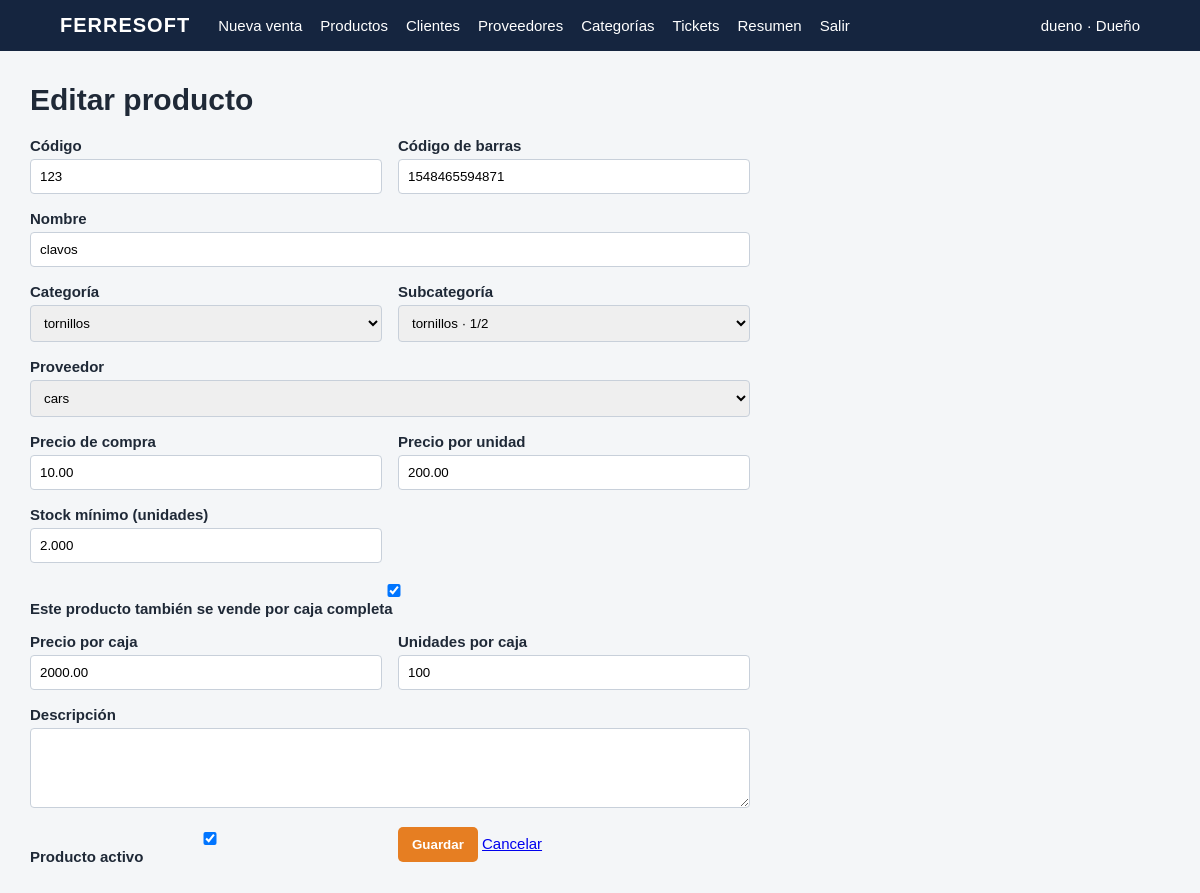
Screenshot of /products/2/edit (signed in) with the database file from the repository.
### app/__init__.py (models this page shows, shortened)
class User(db.Model):
    id = db.Column(db.Integer, primary_key=True)
    username = db.Column(db.String(60), unique=True, nullable=False)
    password_hash = db.Column(db.String(255), nullable=False)
    role = db.Column(db.String(20), nullable=False)  # owner | employee
    active = db.Column(db.Boolean, default=True, nullable=False)

class Product(db.Model):
    id = db.Column(db.Integer, primary_key=True)
    code = db.Column(db.String(60), unique=True, nullable=False)
    barcode = db.Column(db.String(80), unique=True, nullable=True)
    name = db.Column(db.String(160), nullable=False)
    description = db.Column(db.String(500), default="")
    purchase_price = db.Column(db.Numeric(14, 2), default=0, nullable=False)
    sale_price = db.Column(db.Numeric(14, 2), nullable=False)
    stock = db.Column(db.Numeric(14, 3), default=0, nullable=False)
    minimum_stock = db.Column(db.Numeric(14, 3), default=0, nullable=False)
    active = db.Column(db.Boolean, default=True, nullable=False)
    category_id = db.Column(db.Integer, db.ForeignKey("category.id"), nullable=True)
    subcategory_id = db.Column(db.Integer, db.ForeignKey("subcategory.id"), nullable=True)
    supplier_id = db.Column(db.Integer, db.ForeignKey("supplier.id"), nullable=True)
    units_per_box = db.Column(db.Integer, default=1, nullable=False)
    closed_boxes = db.Column(db.Integer, default=0, nullable=False)
    loose_units = db.Column(db.Integer, default=0, nullable=False)
    box_price = db.Column(db.Numeric(14, 2), default=0, nullable=False)
    unit_price = db.Column(db.Numeric(14, 2), default=0, nullable=False)
    has_box_presentation = db.Column(db.Boolean, default=False, nullable=False)
    category = db.relationship("Category")
    subcategory = db.relationship("Subcategory")
    supplier = db.relationship("Supplier", backref="products")

class Category(db.Model):
    id = db.Column(db.Integer, primary_key=True)
    name = db.Column(db.String(100), unique=True, nullable=False)

class Supplier(db.Model):
    id = db.Column(db.Integer, primary_key=True)
    name = db.Column(db.String(160), unique=True, nullable=False)
    company_name = db.Column(db.String(160), default="")
    phone = db.Column(db.String(60), default="")
    email = db.Column(db.String(160), default="")
    notes = db.Column(db.String(500), default="")
    active = db.Column(db.Boolean, default=True, nullable=False)

### app/__init__.py (the view, shortened to what this page needs)
    @app.route("/products/<int:product_id>/edit", methods=["GET", "POST"])
    @owner_required
    def product_edit(product_id):
        product = db.get_or_404(Product, product_id)
        return render_template("product_form.html", product=product, categories=Category.query.order_by(Category.name).all(), subcategories=Subcategory.query.order_by(Subcategory.name).all(), suppliers=Supplier.query.filter_by(active=True).order_by(Supplier.name).all())

### app/__init__.py (called while the page is built)
def current_user():
    uid = session.get("user_id")
    return db.session.get(User, uid) if uid else None

def owner_required(view):
    @wraps(view)
    def wrapped(*args, **kwargs):
        if not current_user() or current_user().role != "owner":
            abort(403)
        return view(*args, **kwargs)
    return wrapped

### app/templates/product_form.html (shortened to what this page needs)
{% extends 'base.html' %}{% block content %}
<h1>{{ 'Editar' if product else 'Nuevo' }} producto</h1>
<form method="post" class="form-grid">
<label>Código<input name="code" value="{{ product.code if product else '' }}" required></label><label>Código de barras<input name="barcode" value="{{ product.barcode if product and product.barcode else '' }}"></label><label class="wide">Nombre<input name="name" value="{{ product.name if product else '' }}" required></label>
<label>Categoría<select name="category_id"><option value="">Sin categoría</option>{% for c in categories %}<option value="{{c.id}}" {% if product and product.category_id==c.id %}selected{% endif %}>{{c.name}}</option>{% endfor %}</select></label><label>Subcategoría<select name="subcategory_id"><option value="">Sin subcategoría</option>{% for s in subcategories %}<option value="{{s.id}}" {% if product and product.subcategory_id==s.id %}selected{% endif %}>{{s.category.name}} · {{s.name}}</option>{% endfor %}</select></label><label class="wide">Proveedor<select name="supplier_id"><option value="">Sin proveedor asignado</option>{% for s in suppliers %}<option value="{{s.id}}" {% if product and product.supplier_id==s.id %}selected{% endif %}>{{s.name}}</option>{% endfor %}</select></label>
<label>Precio de compra<input type="number" step="0.01" min="0" name="purchase_price" value="{{ product.purchase_price if product else '' }}"></label><label id="unit-price-row">Precio por unidad<input type="number" step="0.01" min="0" name="unit_price" value="{{ product.unit_price if product else '' }}" required></label><label>Stock mínimo (unidades)<input type="number" step="1" min="0" name="minimum_stock" value="{{ product.minimum_stock if product else '' }}"></label>
<label class="wide"><input id="has-box" type="checkbox" name="has_box_presentation" {% if product and product.has_box_presentation %}checked{% endif %}> Este producto también se vende por caja completa</label>
<div id="box-fields" class="form-grid wide"><label>Precio por caja<input type="number" step="0.01" min="0" name="box_price" value="{{ product.box_price if product else '' }}"></label><label>Unidades por caja<input id="units-per-box" type="number" min="1" name="units_per_box" value="{{ product.units_per_box if product else '' }}"></label></div>
<label class="wide">Descripción<textarea name="description">{{ product.description if product else '' }}</textarea></label>{% if product %}<label><input type="checkbox" name="active" {% if product.active %}checked{% endif %}> Producto activo</label>{% endif %}<div><button>Guardar</button> <a href="{{url_for('products')}}">Cancelar</a></div>
</form>
{% endblock %}

### app/templates/base.html
<!doctype html><html lang="es"><head><meta charset="utf-8"><meta name="viewport" content="width=device-width,initial-scale=1"><title>FerreSoft</title><link rel="stylesheet" href="{{ url_for('static', filename='style.css') }}"><link rel="stylesheet" href="{{ url_for('static', filename='updates.css') }}"></head><body>{% if current_user %}<header><a class="brand" href="{{ url_for('dashboard') }}">FERRESOFT</a><nav><a href="{{ url_for('sale_new') }}">Nueva venta</a><a href="{{ url_for('products') }}">Productos</a><a href="{{ url_for('customers') }}">Clientes</a>{% if current_user.role=='owner' %}<a href="{{ url_for('suppliers') }}">Proveedores</a><a href="{{ url_for('catalog') }}">Categorías</a>{% endif %}<a href="{{ url_for('sales') }}">Tickets</a><a href="{{ url_for('sales_report') }}">Resumen</a><a href="{{ url_for('logout') }}">Salir</a></nav><span>{{ current_user.username }} · {{ 'Dueño' if current_user.role == 'owner' else 'Empleado' }}</span></header>{% endif %}<main>{% with messages=get_flashed_messages(with_categories=true) %}{% for cat,msg in messages %}<div class="alert {{cat}}">{{msg}}</div>{% endfor %}{% endwith %}{% block content %}{% endblock %}</main></body></html>

### app/static/style.css (style rules this page uses)
:root { --navy:#15253f;--orange:#e67e22;--pale:#f4f6f8;--red:#fff0f0 }
* { box-sizing:border-box }
body { margin:0;background:var(--pale);font:15px Arial,sans-serif;color:#1f2937 }
header { background:var(--navy);color:#fff;padding:14px 5%;display:flex;align-items:center;gap:28px }
header a { color:#fff;text-decoration:none }
.brand { font-weight:bold;font-size:20px;letter-spacing:1px }
nav { display:flex;gap:18px;flex:1 }
main { max-width:1180px;margin:32px auto;padding:0 20px }
h1 { margin-top:0 }
.button,button { border:0;border-radius:5px;background:var(--orange);color:#fff;padding:10px 14px;cursor:pointer;text-decoration:none;font-weight:bold }
input,select,textarea { width:100%;padding:9px;border:1px solid #c8d0da;border-radius:4px;margin-top:5px }
label { display:block;font-weight:bold }
.form-grid { max-width:720px;display:grid;grid-template-columns:1fr 1fr;gap:16px }
.wide { grid-column:1/-1 }
textarea { min-height:80px }

### rows the page displays
User: username "dueno", role "Dueño"
Product: code "123", barcode "1548465594871", name "clavos", category_id "tornillos", subcategory_id "tornillos · 1/2", supplier_id "cars", purchase_price "10.00", unit_price "200.00", minimum_stock "2.000", has_box_presentation "☑", box_price "2000.00", units_per_box "100", active "☑"

### other values shown
{{ 'Editar' if product else 'Nuevo' }} "Editar"
